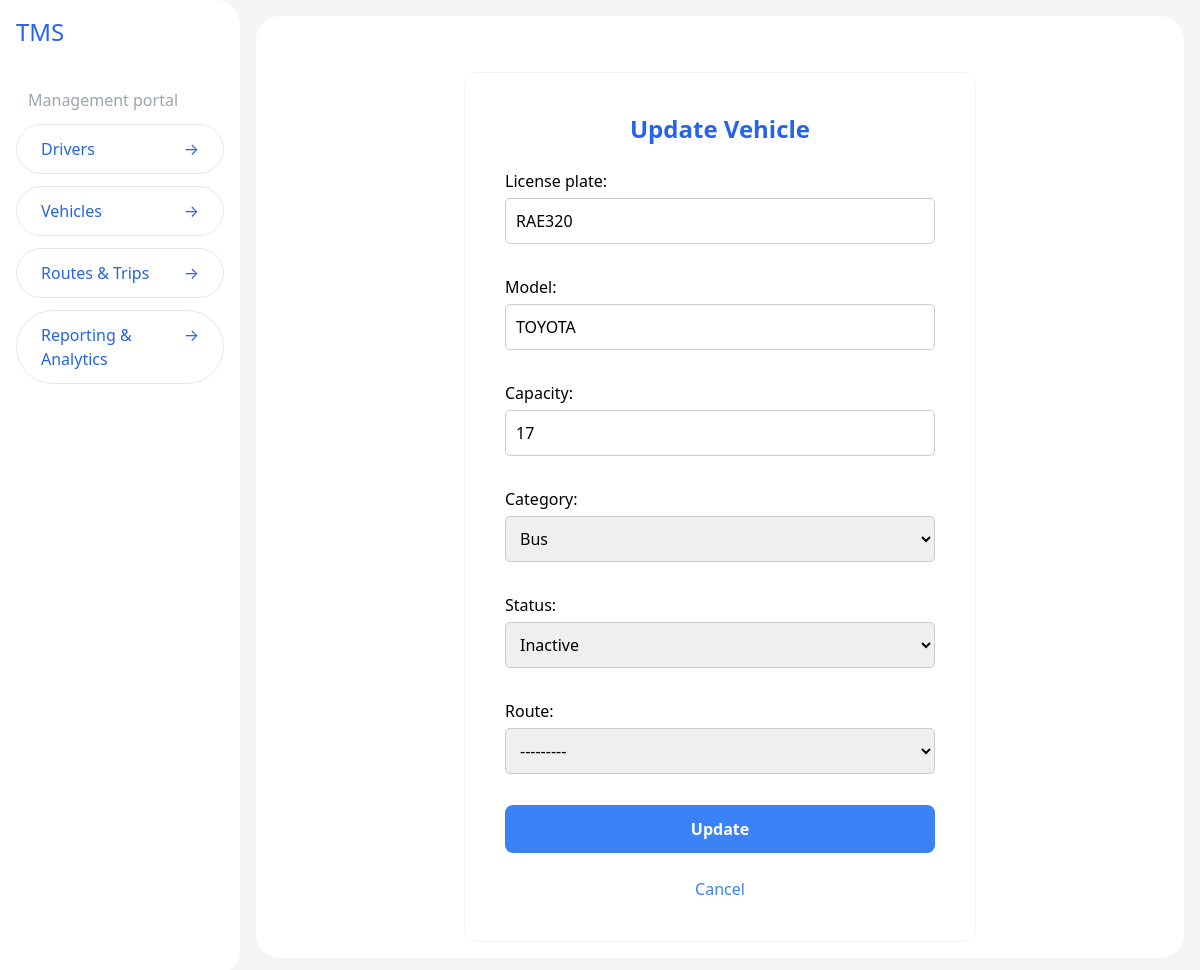
The page /vehicles/update/8 on the database as committed earlier.
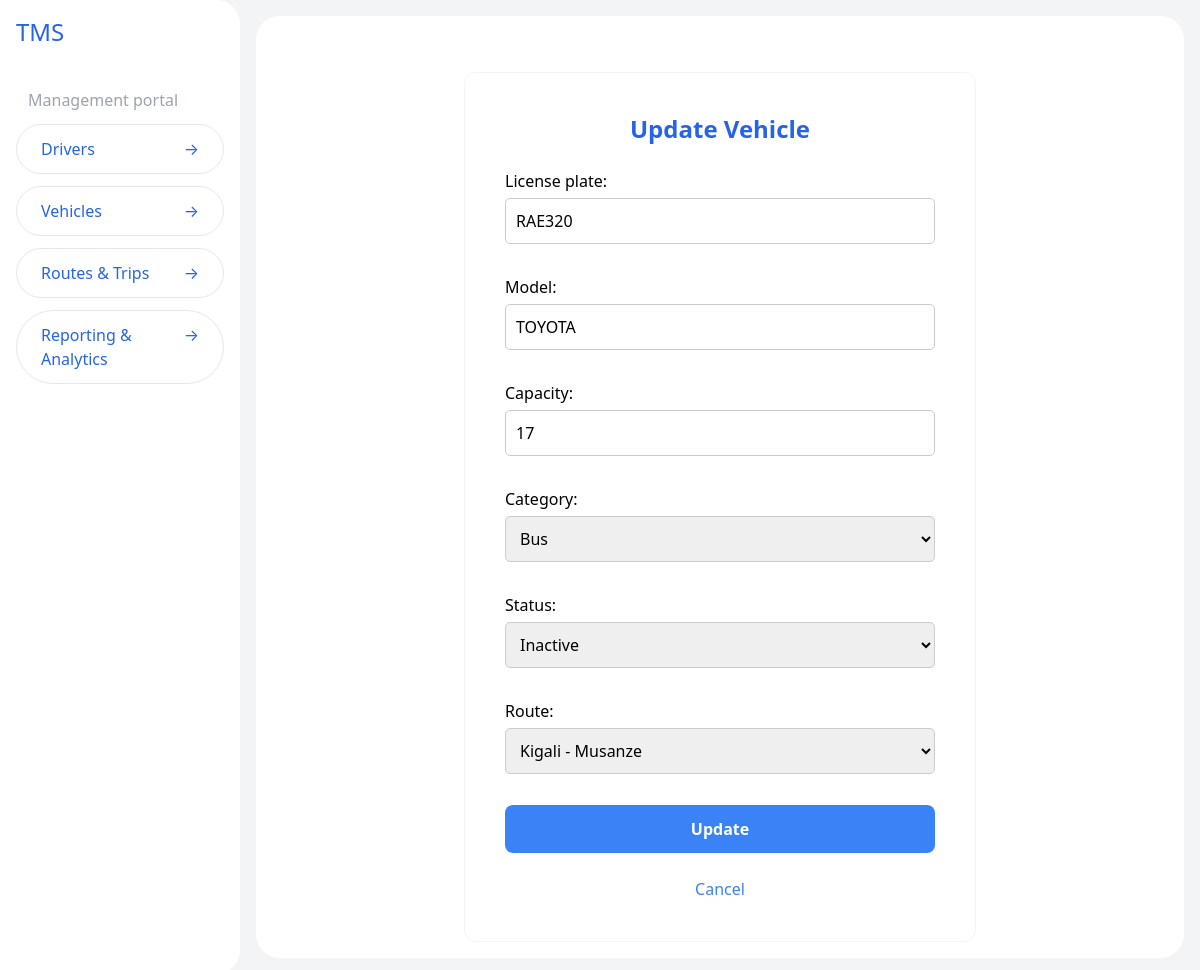
The same page on the database as committed later.
### vehicles/models.py (models this page shows, shortened)
class Vehicle(models.Model):
    NUMBER_PLATE_MAX_LENGTH = 15
    MODEL_MAX_LENGTH = 50
    CATEGORY_CHOICES = [
        ('taxi', 'Taxi'),
        ('cab', 'Cab'),
        ('bus', 'Bus'),
        ('coaster', 'Coaster (Minibus)'),
        ('coach', 'Coach'),
        ('bike', 'Bike'),
        ('van', 'Van'),
    ]
    license_plate = models.CharField(max_length=NUMBER_PLATE_MAX_LENGTH, unique=True)
    model = models.CharField(max_length=MODEL_MAX_LENGTH)
    capacity = models.IntegerField()
    category = models.CharField(max_length=50, choices=CATEGORY_CHOICES, default=CATEGORY_CHOICES[0])
    status = models.CharField(max_length=20, choices=[('active', 'Active'), ('inactive', 'Inactive')])
    route = models.ForeignKey(Route, on_delete=models.SET_NULL, null=True, blank=True, related_name='vehicles')

### vehicles/views.py (the view)
# urls.py: path('update/<int:vehicle_id>', update_vehicle , name='update-vehicle'),
def update_vehicle(request, vehicle_id):
  vehicle = get_object_or_404(Vehicle, id=vehicle_id)
  if request.method == 'POST':
    form = VehicleForm(request.POST, instance=vehicle)
    if form.is_valid():
      form.save()
      return redirect('vehicle-list')
  else:
      form = VehicleForm(instance=vehicle)
  return render(request, 'update-vehicle.html', {'form': form, 'vehicle': vehicle})

### vehicles/forms.py
class VehicleForm(forms.ModelForm):
  class Meta:
    model = Vehicle
    fields = '__all__'

### routes/models.py (called while the page is built)
  def __str__(self):
    return f"{self.start_location} - {self.end_location}"

### vehicles/templates/update-vehicle.html (shortened to what this page needs)
{% extends "layout.html" %}
{% block content %}
<div class="max-w-lg mx-auto bg-white p-10 rounded-xl border border-gray-100 mt-10">
  <h1 class="text-2xl font-semibold text-blue-600 mb-6 text-center">Update Vehicle</h1>
  <form method="post" class="space-y-4 form-container">
    {{ form.as_p }}
    <button type="submit" class="w-full py-3 bg-blue-500 text-white font-bold rounded-lg hover:bg-blue-400 transition-all duration-300">Update</button>
  </form>
  <a href="{% url 'view-vehicle' vehicle.id %}" class="block text-blue-500 text-center mt-6 hover:underline"> Cancel </a>
</div>
{% endblock %}

Rows that differ between the two databases and show on the page:
changed Vehicle "RAE320": route "---------" → "Kigali - Musanze"
